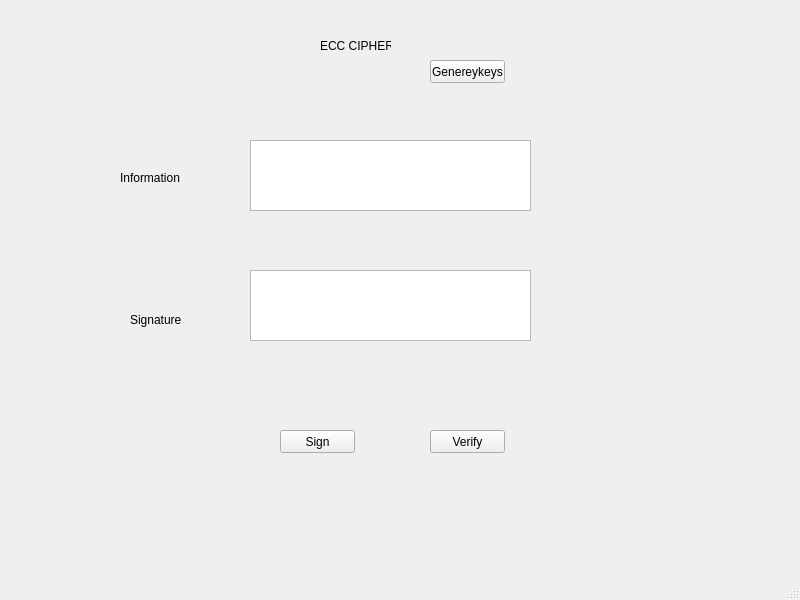
<?xml version="1.0" encoding="UTF-8"?>
<ui version="4.0">
 <class>MainWindow</class>
 <widget class="QMainWindow" name="MainWindow">
  <property name="geometry">
   <rect>
    <x>0</x>
    <y>0</y>
    <width>800</width>
    <height>600</height>
   </rect>
  </property>
  <property name="windowTitle">
   <string>MainWindow</string>
  </property>
  <widget class="QWidget" name="centralwidget">
   <widget class="QLabel" name="label">
    <property name="geometry">
     <rect>
      <x>320</x>
      <y>30</y>
      <width>71</width>
      <height>31</height>
     </rect>
    </property>
    <property name="text">
     <string>ECC CIPHER</string>
    </property>
   </widget>
   <widget class="QPushButton" name="btn_gen_keys">
    <property name="geometry">
     <rect>
      <x>430</x>
      <y>60</y>
      <width>75</width>
      <height>23</height>
     </rect>
    </property>
    <property name="text">
     <string>Genereykeys</string>
    </property>
   </widget>
   <widget class="QTextEdit" name="txt_info">
    <property name="geometry">
     <rect>
      <x>250</x>
      <y>140</y>
      <width>281</width>
      <height>71</height>
     </rect>
    </property>
   </widget>
   <widget class="QPushButton" name="btn_sign">
    <property name="geometry">
     <rect>
      <x>280</x>
      <y>430</y>
      <width>75</width>
      <height>23</height>
     </rect>
    </property>
    <property name="text">
     <string>Sign</string>
    </property>
   </widget>
   <widget class="QPushButton" name="btn_verify">
    <property name="geometry">
     <rect>
      <x>430</x>
      <y>430</y>
      <width>75</width>
      <height>23</height>
     </rect>
    </property>
    <property name="text">
     <string>Verify</string>
    </property>
   </widget>
   <widget class="QTextEdit" name="txt_sign">
    <property name="geometry">
     <rect>
      <x>250</x>
      <y>270</y>
      <width>281</width>
      <height>71</height>
     </rect>
    </property>
   </widget>
   <widget class="QLabel" name="label_4">
    <property name="geometry">
     <rect>
      <x>120</x>
      <y>170</y>
      <width>71</width>
      <height>16</height>
     </rect>
    </property>
    <property name="text">
     <string>Information</string>
    </property>
   </widget>
   <widget class="QLabel" name="label_5">
    <property name="geometry">
     <rect>
      <x>130</x>
      <y>310</y>
      <width>51</width>
      <height>20</height>
     </rect>
    </property>
    <property name="text">
     <string>Signature</string>
    </property>
   </widget>
  </widget>
  <widget class="QMenuBar" name="menubar">
   <property name="geometry">
    <rect>
     <x>0</x>
     <y>0</y>
     <width>800</width>
     <height>21</height>
    </rect>
   </property>
  </widget>
  <widget class="QStatusBar" name="statusbar"/>
 </widget>
 <resources/>
 <connections/>
</ui>
